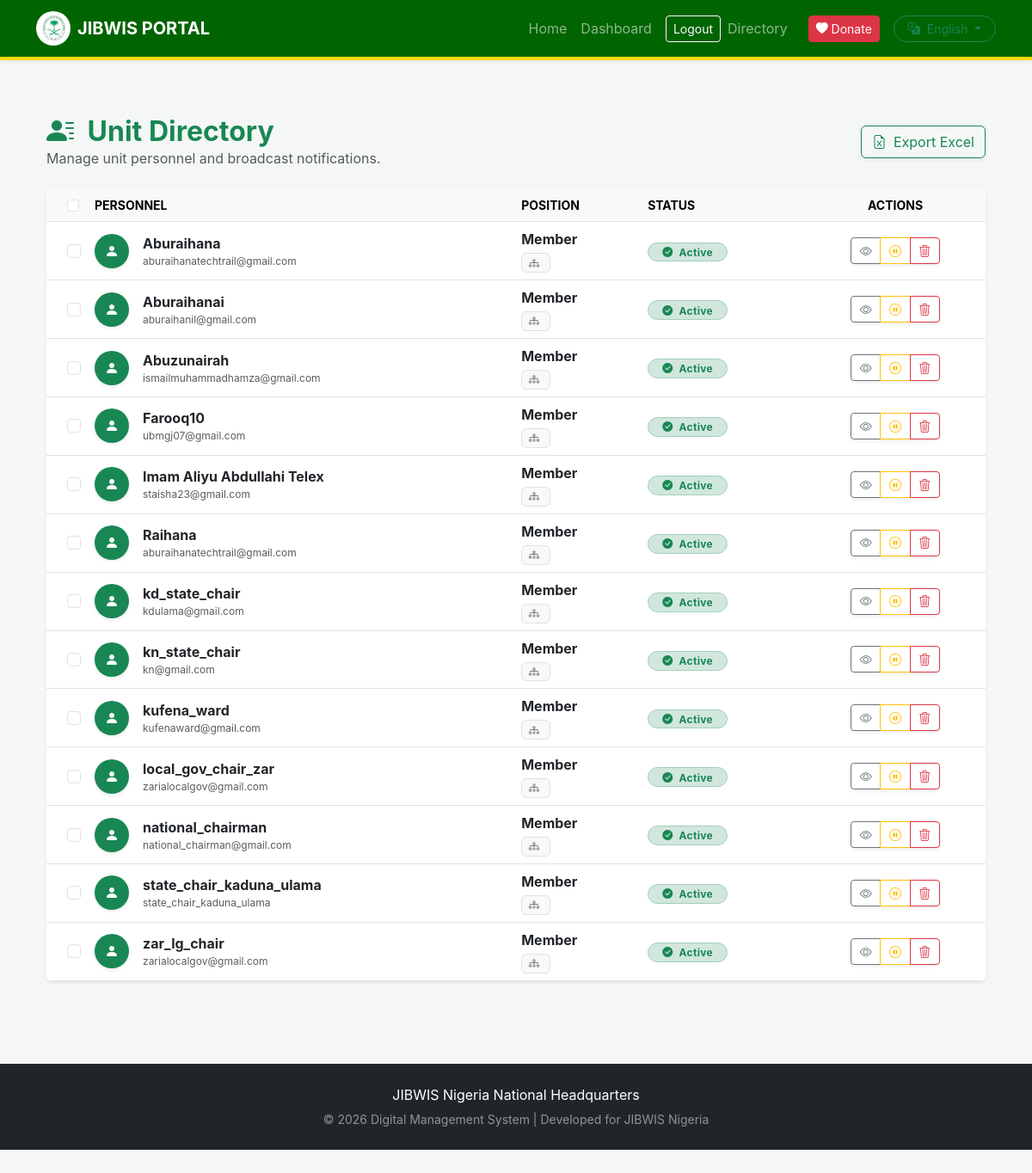
/members/list/ (signed in), run on an earlier commit of the app's database.
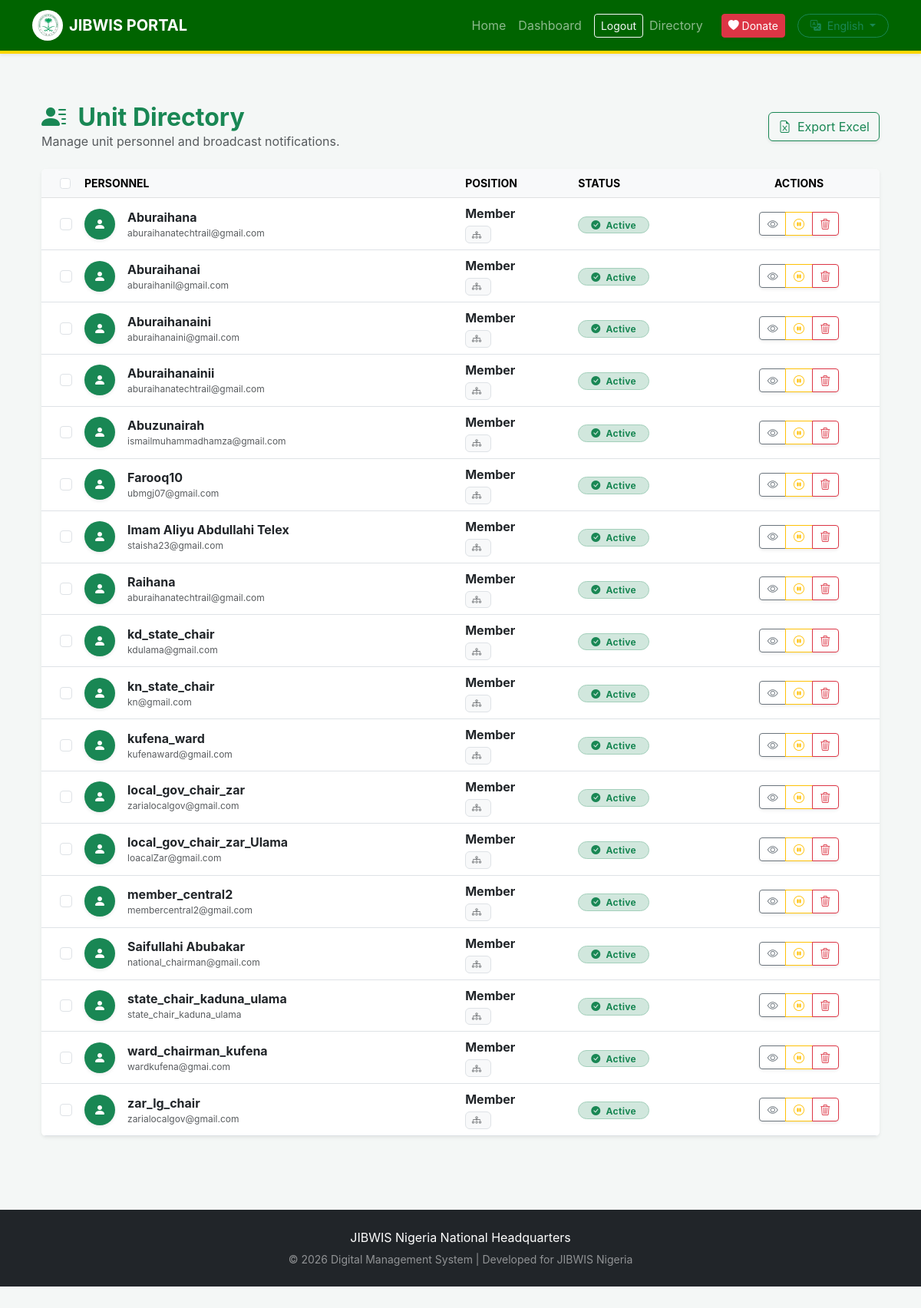
And on a later commit of the database.
### accounts/models.py (models this page shows)
class User(AbstractUser):
    phone_number = models.CharField(max_length=15, blank=True, null=True)
    BANK_CHOICES = [
        ('044', 'Access Bank'), ('011', 'First Bank'), ('058', 'GTBank'),
        ('057', 'Zenith Bank'), ('033', 'UBA'), ('050', 'EcoBank'),
        ('50515', 'Moniepoint MFB'), ('999992', 'OPay'), ('999991', 'PalmPay'),
    ]
    bank_code = models.CharField(max_length=10, choices=BANK_CHOICES, blank=True, null=True)
    account_number = models.CharField(max_length=10, blank=True, null=True)
    account_name = models.CharField(max_length=100, blank=True, null=True, help_text="Verified name from Bank")
    paystack_recipient_code = models.CharField(max_length=100, blank=True, null=True)
    EDUCATION_LEVELS = [
        ('primary', 'Primary'), ('secondary', 'Secondary/SSCE'),
        ('tertiary', 'College/NCE'), ('polytechnics', 'Certificate/ND'),
        ('undergraduate', 'Undergraduate'), ('graduate', 'Graduate (BSc/HND)'),
        ('postgraduate', 'Postgraduate (MSc/PhD)'), ('specialized', 'Specialized/Technical'),
    ]
    education_level = models.CharField(max_length=20, choices=EDUCATION_LEVELS, blank=True)
    course_of_study = models.CharField(max_length=255, blank=True)
    is_graduated = models.BooleanField(default=False)
    graduation_year = models.PositiveIntegerField(null=True, blank=True)
    groups = models.ManyToManyField('auth.Group', related_name='custom_user_groups', blank=True)
    user_permissions = models.ManyToManyField('auth.Permission', related_name='custom_user_permissions', blank=True)

### accounts/views.py (the view, shortened to what this page needs)
# urls.py: path('members/list/', views.members_list, name='members_list'),
@login_required
def members_list(request):
    query = request.GET.get('q')
    category_filter = request.GET.get('category')
    leader_profile = getattr(request.user, 'profile', None) or getattr(request.user, 'profiles', None)
    if hasattr(leader_profile, 'first'): leader_profile = leader_profile.first()
    members = User.objects.all().prefetch_related('profiles__unit', 'profiles__unit__state')
    if category_filter:
        members = members.filter(profiles__unit__category=category_filter)
    return render(request, 'accounts/members_list.html', {
        'members': members.distinct().order_by('username'),
        'query': query,
        'leader_profile': leader_profile # Passed so template knows the leader's unit name
    })

### templates/accounts/members_list.html (shortened to what this page needs)
{% extends 'base.html' %}
{% load i18n %}
{% block content %}
<div class="container py-4">
    <div class="d-flex justify-content-between align-items-center mb-4">
        <div>
            <h2 class="fw-bold text-success mb-0">
                <i class="bi bi-person-lines-fill me-2"></i>
                {{ leader_profile.unit.name|default:"Unit" }} {% trans "Directory" %}
            </h2>
            <p class="text-muted mb-0">{% trans "Manage unit personnel and broadcast notifications." %}</p>
        </div>
        <div class="text-end">
            <button type="button" class="btn btn-outline-success shadow-sm"
                    onclick="window.location.href='{% url 'export_members_excel' %}'">
                <i class="bi bi-file-earmark-excel me-1"></i> {% trans "Export Excel" %}
            </button>
        </div>
    </div>
    <form id="bulkActionForm" method="POST" action="{% url 'bulk_message_send' %}">
        <div class="card border-0 shadow-sm overflow-hidden">
            <div class="table-responsive">
                <table class="table table-hover align-middle mb-0">
                    <thead class="table-light">
                        <tr class="small text-uppercase fw-bold">
                            <th class="ps-4" style="width: 40px;">
                                <input class="form-check-input" type="checkbox" id="selectAll">
                            </th>
                            <th>{% trans "Personnel" %}</th>
                            <th>{% trans "Position" %}</th>
                            <th>{% trans "Status" %}</th>
                            <th class="text-center">{% trans "Actions" %}</th>
                        </tr>
                    </thead>
                    <tbody>
                        {% for member in members %}
                            {% with profile=member.profile %}
                            <tr>
                                <td class="ps-4">
                                    <input class="form-check-input member-checkbox" type="checkbox" name="selected_members" value="{{ member.id }}">
                                </td>
                                <td>
                                    <div class="d-flex align-items-center">
                                        {% if profile.profile_picture %}
                                            <img src="{{ profile.profile_picture.url }}" class="rounded-circle me-3 shadow-sm" width="40" height="40" style="object-fit: cover;">
                                        {% else %}
                                            <div class="bg-success text-white rounded-circle me-3 d-flex align-items-center justify-content-center shadow-sm" style="width: 40px; height: 40px;">
                                                <i class="bi bi-person-fill"></i>
                                            </div>
                                        {% endif %}
                                        <div>
                                            <div class="fw-bold text-dark">{{ member.get_full_name|default:member.username }}</div>
                                            <div class="extra-small text-muted">{{ member.email|default:member.username }}</div>
                                        </div>
                                    </div>
                                </td>
                                <td>
                                    <div class="d-flex flex-column">
                                        <span class="fw-bold text-dark">{{ member.position|default:"Member" }}</span>
                                        <div class="d-flex align-items-center mt-1">
                                            <span class="badge bg-light text-muted border fw-normal extra-small">
                                                <i class="bi bi-diagram-3 me-1"></i> {{ member.unit.level }}
                                            </div>
                                        </div>
                                    </div>
                                <td>
                                    {% if member.is_active %}
                                        <span class="badge rounded-pill bg-success-subtle text-success border border-success-subtle px-3">
                                            <i class="bi bi-check-circle-fill me-1"></i> {% trans "Active" %}
                                        </span>
                                    {% else %}
                                        <span class="badge rounded-pill bg-danger-subtle text-danger border border-danger-subtle px-3">
                                            <i class="bi bi-pause-circle-fill me-1"></i> {% trans "Suspended" %}
                                        </span>
                                    {% endif %}
                                </td>
                                <td class="text-center">
                                    <div class="btn-group shadow-sm bg-white">
                                        <a href="{% url 'member_detail' member.id %}" class="btn btn-sm btn-outline-secondary" title="{% trans 'View Profile' %}">
                                            <i class="bi bi-eye"></i>
                                        </a>
                                        {% if member.is_active %}
                                            <button type="button" class="btn btn-sm btn-outline-warning"
                                                    onclick="deactivateWithReason('{{ member.id }}', '{{ member.username|addslashes }}')" title="{% trans 'Suspend Account' %}">
                                                <i class="bi bi-pause-circle"></i>
                                            </button>
                                        {% else %}
                                            <a href="{% url 'toggle_member_status' member.id %}" class="btn btn-sm btn-outline-success" title="{% trans 'Reactivate Account' %}">
                                                <i class="bi bi-play-circle"></i>
                                            </a>
                                        {% endif %}
                                        <button type="button" class="btn btn-sm btn-outline-danger"
                                                onclick="confirmPermanentDelete('{{ member.id }}', '{{ member.username|addslashes }}')" title="{% trans 'Permanent Delete' %}">
                                            <i class="bi bi-trash3"></i>
                                        </button>
                                    </div>
                                </td>
                            </tr>
                            {% endwith %}
                        {% endfor %}
{% endblock %}

### templates/base.html (shortened to what this page needs)
<!DOCTYPE html>
{% load i18n %}
{% get_current_language as LANGUAGE_CODE %}
<html lang="{{ LANGUAGE_CODE }}" dir="{% if LANGUAGE_CODE == 'ar' %}rtl{% else %}ltr{% endif %}">
{% load static %}
<head>
    <link href="https://cdn.jsdelivr.net/npm/bootstrap@5.3.0/dist/css/bootstrap.min.css" rel="stylesheet">
    <link rel="stylesheet" href="https://cdn.jsdelivr.net/npm/bootstrap-icons@1.11.1/font/bootstrap-icons.css">
</head>
<body>
    <nav class="navbar navbar-expand-lg navbar-dark shadow-sm sticky-top">
        <div class="container">
            <a class="navbar-brand fw-bold d-flex align-items-center" href="{% url 'landing' %}">
                <div class="bg-white rounded-circle me-2 d-flex align-items-center justify-content-center" style="width: 40px; height: 40px;">
                    <img src="{% static 'images/izala_logo.png' %}" style="width: 80%;">
                </div>
                JIBWIS {% trans "PORTAL" %}
            </a>
            <div class="collapse navbar-collapse" id="navbarNav">
                <ul class="navbar-nav ms-auto align-items-center">
                    <li class="nav-item"><a class="nav-link" href="{% url 'landing' %}">{% trans "Home" %}</a></li>
                    {% if user.is_authenticated %}
                        <li class="nav-item"><a class="nav-link" href="{% url 'dashboard' %}">{% trans "Dashboard" %}</a></li>
                        <li class="nav-item ms-lg-2">
                            <form action="{% url 'logout' %}" method="post">{% csrf_token %}
                                <button type="submit" class="btn btn-outline-light btn-sm">{% trans "Logout" %}</button>
                            </form>
                        </li>
                    {% else %}
                        <li class="nav-item"><a class="nav-link" href="{% url 'login' %}">{% trans "Login" %}</a></li>
                        <li class="nav-item"><a class="btn btn-gold btn-sm px-3" href="{% url 'register' %}">{% trans "Join Us" %}</a></li>
                    {% endif %}
                    <li class="nav-item">
                        <a class="nav-link" href="{% url 'leader_directory' %}">{% trans "Directory" %}</a>
                    </li>
                    <li class="nav-item ms-lg-3">
                        <a href="{% url 'donation' %}" class="btn btn-danger btn-sm shadow-sm"><i class="bi bi-heart-fill"></i> {% trans "Donate" %}</a>
                    </li>
                    {% load i18n %}
                    <div class="dropdown ms-3">
                        <form action="{% url 'set_language' %}" method="post" id="langForm">
                            <button class="btn btn-outline-success dropdown-toggle btn-sm rounded-pill px-3"
                                    type="button" data-bs-toggle="dropdown">
                                <i class="bi bi-translate me-1"></i>
                                {% get_current_language as CURRENT_LANG %}
                                {% if CURRENT_LANG == 'ha' %}Hausa
                                {% elif CURRENT_LANG == 'ar' %}العربية
                                {% elif CURRENT_LANG == 'fr' %}Français
                                {% elif CURRENT_LANG == 'yo' %}Yorùbá
                                {% elif CURRENT_LANG == 'ig' %}Igbo
                                {% else %}English{% endif %}
                            </button>
                        </form>
                    </div>
                </ul>
            </div>
        </div>
    </nav>
    <div class="container py-4" style="min-height: 80vh;">
        {% block content %}{% endblock %}
    <footer class="bg-dark text-white py-4 mt-5">
        <div class="container text-center">
            <p class="mb-1">JIBWIS {% trans "Nigeria National Headquarters" %}</p>
            <small class="opacity-50">© 2026 {% trans "Digital Management System | Developed for JIBWIS Nigeria" %}</small>
        </div>
    </footer>
</body>
</html>

### templates/base.html (style rules this page uses)
:root { --jibwis-green: #006400; --jibwis-gold: #ffd700; }
body { background-color: #f4f7f6; font-family: 'Inter', sans-serif; padding-bottom: 50px; }
.navbar { background-color: var(--jibwis-green); border-bottom: 4px solid var(--jibwis-gold); }

### templates/accounts/members_list.html (style rules this page uses)
.extra-small { font-size: 0.75rem; }
.badge { letter-spacing: 0.3px; }
.btn-group .btn { padding: 0.25rem 0.6rem; }
.table-responsive { min-height: 300px; }

What changed in the data, as far as the page shows it:
added User: get_full_name "Aburaihanaini", email "aburaihanaini@gmail.com", position "Member"
added User: get_full_name "Aburaihanainii", email "aburaihanatechtrail@gmail.com", position "Member"
added User: get_full_name "local_gov_chair_zar_Ulama", email "loacalZar@gmail.com", position "Member"
added User: get_full_name "member_central2", email "membercentral2@gmail.com", position "Member"
changed User "national_chairman@gmail.com": get_full_name "national_chairman" → "Saifullahi Abubakar"
added User: get_full_name "ward_chairman_kufena", email "wardkufena@gmai.com", position "Member"
